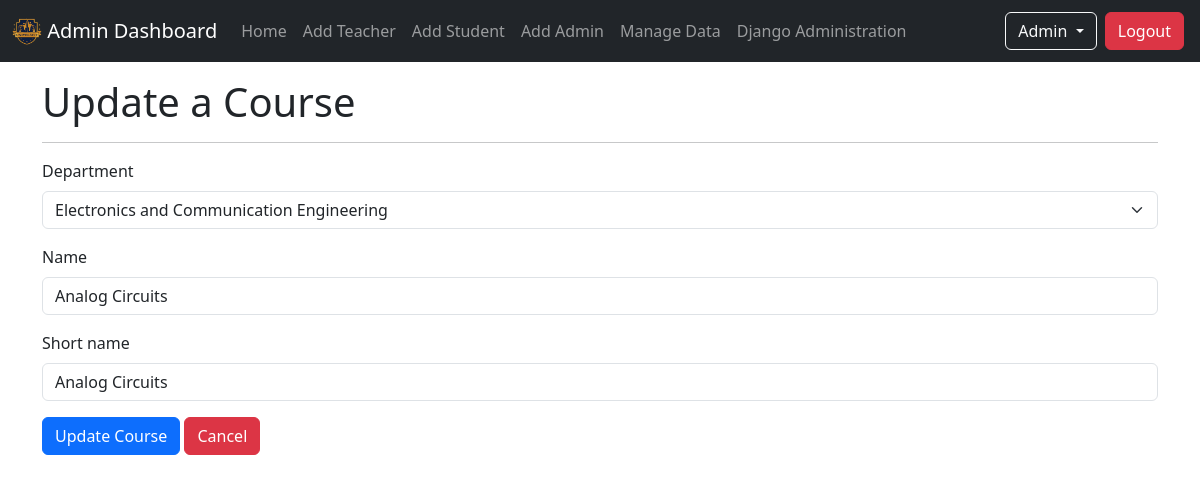
Screenshot of /admin_home/manage_data/courses/edit/AC (signed in) with the database file from the repository.
### info/models.py (models this page shows, shortened)
class User(AbstractUser):
    is_student = models.BooleanField(default=False, verbose_name='Student Status')
    is_teacher = models.BooleanField(default=False, verbose_name='Teacher Status')
    is_hod = models.BooleanField(default=False, verbose_name='HOD Status')

class Course(models.Model):
    department = models.ForeignKey(Department, on_delete=models.CASCADE)
    id = models.CharField(max_length=50, primary_key=True)
    name = models.CharField(max_length=200)
    short_name = models.CharField(max_length=50, default='X')

class Department(models.Model):
    id = models.CharField(max_length=50, primary_key=True)
    name = models.CharField(max_length=200)
    def __str__(self):
        return self.name

### info/views.py (the view)
# urls.py: path('admin_home/manage_data/courses/edit/<str:pk>', views.UpdateCourse.as_view(), name = 'course_update'),
class UpdateCourse(LoginRequiredMixin, SuccessMessageMixin, UpdateView):
    model = Course
    fields = ['department', 'name', 'short_name']
    template_name = 'info/admin/course_form.html'
    success_url = reverse_lazy('info:manage_data_nav')
    success_message = "Course was successfully updated."
    context_object_name = 'course'
    pk_url_kwarg = 'pk'
    def get(self, request, *args, **kwargs):
        self.object = None
        if not (request.user.is_superuser or request.user.is_hod):
            return redirect('info:unauthorize_view')
        return super().get(request, *args, **kwargs)
    def get_context_data(self, **kwargs):
        context = super(UpdateCourse, self).get_context_data(**kwargs)
        context['form_type'] = 'Update'
        return context

### info/templates/info/admin/course_form.html (shortened to what this page needs)
{% extends 'base_master.html' %}
{% load django_bootstrap5 %}
{% block content %}
    <div class="container mt-3">
        {% if form_type == 'Update' %}
            <h1>Update a Course</h1>
        {% else %}
            <h1>Create a New Course</h1>
        {% endif %}
        <hr>
        <form class="mb-3" action="" method="post">
            {% bootstrap_form form %}
            <button type="submit" class="btn btn-primary">
                {% if form_type == 'Update' %}
                    Update Course
                {% else %}
                    Create Course
                {% endif %}
           </button>
            <button type="button" class="btn btn-danger"
                onclick="window.location='{% url 'info:manage_data_nav' %}'">Cancel</button>
        </form>
    </div>
{% endblock content %}

### templates/includes/navbar.html (shortened to what this page needs)
{% load static %}
<nav class="navbar navbar-expand-sm navbar-dark bg-dark" aria-label="University Navbar">
  <div class="container-fluid">
    <a class="navbar-brand" href="/">
      <img src="{% static 'info/img/univ-logo.png' %}" alt="Logo" width="30" class="d-inline-block align-text-top">
      {% if request.user.is_authenticated  %}
        {% if request.user.is_student %}
          Student Dashboard
        {% elif request.user.is_teacher %}
          Teacher Dashboard
        {% else %}
          Admin Dashboard
        {% endif %}
      {% else %}
        University
      {% endif %}
    </a>
    <div class="collapse navbar-collapse" id="navbar">
      <ul class="navbar-nav me-auto mb-2 mb-sm-0">
        {% if request.user.is_authenticated  %}
          {% if request.user.is_student %}
            <li class="nav-item">
                <a class="nav-link" href="{% url 'info:student_view' %}">Home</a>
            </li>
            <li class="nav-item">
              <a class="nav-link" href="{% url 'info:student_attendance' request.user.student.roll_number %}">Attendance</a>
            </li>
            <li class="nav-item">
              <a class="nav-link" href="{% url 'info:student_marks' request.user.student.roll_number %}">Marks</a>
            </li>
            <li class="nav-item">
              <a class="nav-link" href="{% url 'info:student_timetable' request.user.student.class_id_id %}">Timetable</a>
            </li>
          {% else %}
            <li class="nav-item">
                <a class="nav-link" href="{% url 'info:admin_view' %}">Home</a>
            </li>
            <li class="nav-item">
              <a class="nav-link" href="{% url 'info:teacher_create' %}">Add Teacher</a>
            </li>
            <li class="nav-item">
              <a class="nav-link" href="{% url 'info:student_create' %}">Add Student</a>
            </li>
            <li class="nav-item">
              <a class="nav-link" href="{% url 'info:create_admin_user' %}">Add Admin</a>
            </li>
            <li class="nav-item">
              <a class="nav-link" href="{% url 'info:manage_data_nav' %}">Manage Data</a>
            </li>
            <li class="nav-item">
              <a class="nav-link" href="/admin" target="_blank">Django Administration</a>
            </li>
          {% endif %}
        {% endif %}
      </ul>
      <ul class="navbar-nav mb-2 mb-sm-0">
        <li class="nav-item dropdown">
          {% if request.user.is_authenticated %}
            <button class="btn btn-outline-light dropdown-toggle text-capitalize" type="button" data-bs-toggle="dropdown" data-bs-auto-close="true" aria-expanded="false">
              {% if request.user.is_teacher %}
                {{request.user.teacher.name}}
              {% elif request.user.is_student %}
                {{request.user.student.name}}
              {% else %}
                {{request.user.username}}
              {% endif %}
            </button>
            <a class="btn btn-danger m-1" href="{% url 'account_logout' %}">Logout</a>
          {% else %}
            <a class="btn btn-outline-light m-1" href="{% url 'account_login' %}">Login</a>
          {% endif %}
        </li>
      </ul>
    </div>
  </div>
</nav>

### rows the page displays
User: user.username "Admin"
Course: department "Electronics and Communication Engineering", short_name "Analog Circuits"
Department: name "Analog Circuits"
